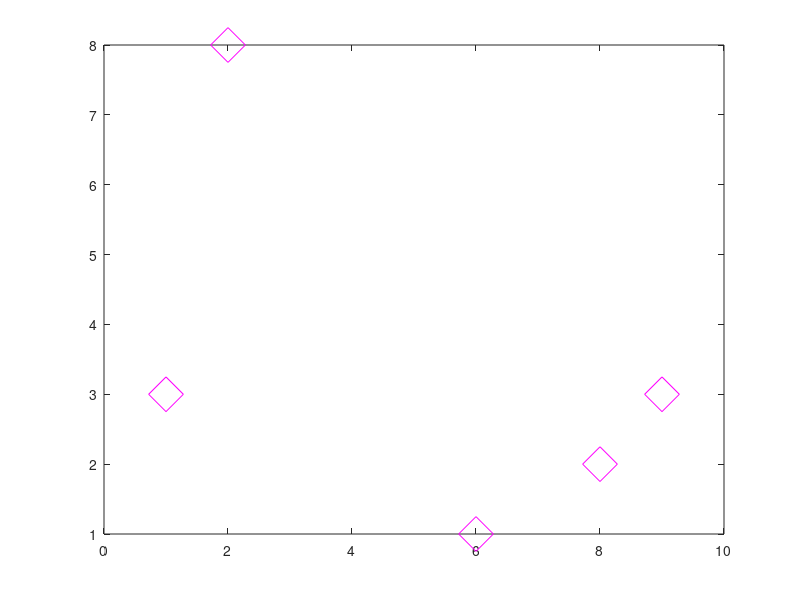

Reproduce this figure in MATLAB.
%% Chapter 8 Review

%% Polynomials & Roots of a Polynomial

%{
f(x) = ax^n + bx^(n - 1) + ... + cx + d with real coefficients and n is the
degree or order of the polynomial (nonnegative):
- in MATLAB, a polynomial is represented with a vector of length n + 1
- the vector must include all coefficients, even the ones that are 0

The value of a polynomial at a point x can be evaluated as:
- polyval(p, x) (x can be a number, vector, or matrix)

r = roots(p) gives us a column vector r with the roots of the polynomial p.
p = poly(r) gives us a row vector p with the polynomial coefficients.
%}

p = [2, -4, -12];
disp(polyval(p, 9));
x = linspace(-5, 7, 200);
y = polyval(p, x);
plot(x, y); % Plotting a polynomial
r = roots(p);
hold on;
plot(r(1), 0, '.', 'MarkerSize', 20);
plot(r(2), 0, '.', 'MarkerSize', 20);

%% Addition, Multiplication, and Division of Polynomials

%{
Addition/Subtraction:
- Add (or subtract) the coefficient vectors. They must be of the same size.
  We do so by padding zeros to the polynomial vector with lower degree.

Multiplication:
- c = conv(a, b) (c is a row vector, a & b can be of different degrees).

Division:
- [q, r] = deconv(u, v) (u is the nominator, v is the denominator)
- q is the quotient polynomial and r is the remainder polynomial
%}

%% Derivatives of Polynomials

%{
k = polyder(p) (Derivative of a single polynomial)
k = polyder(a, b) (Derivative of the product of the polynomials a & b)
[n, d] = polyder(u, v) (Derivative of a quotient of polynomials u & v)
%}

f1 = [3, -2, 4]; f2 = [1, 0, 5];
k = polyder(f1);
disp(k);
P = polyder(f1, f2);
disp(P);
[n, d] = polyder(f1, f2);
disp(n); disp(d);

%% Curve Fitting

%{
Curve fitting or regression analysis: the process of fitting a function so
it lays as closely as possible to a set of data points.

Two ways to fit a polynomial to data points:
- The polynomial must pass through every point
- The polynomial does not need to pass through every point

Polynomials that pass through all data points:
- Given n data points (xi, yi), we can make a polynomial of degree n - 1
  that passes through all n points.

Polynomials that do not need to pass through all data points:
- Most common method: least-squares fit

In MATLAB:
- p = polyfit(x, y, n) (uses the least squares method for the coefficients)
- x is the vector for horizontal coordinates, y is for vertical coordinates
- n is the desired degree of the polynomial:
    - With m data points, n <= m - 1.
    - If n = m - 1, it will go through all the points, but not if n < m - 1
    - A polynomial of degree m - 1 may not necessarily provide the best
      overall fit if it deviates substantially between points
%}

x = [1, 2, 3]; y = [4, 10, 3];
figure(1);
plot(x, y, '.', 'MarkerSize', 20);
xlabel('x'); ylabel('y');
axis([0, 4, 1, 12]);

p1 = polyfit(x, y, 1); % Best-fit Line
xs = 0:0.1:4;
ys1 = polyval(p1, xs);
hold on;
plot(xs, ys1, 'LineWidth', 1);

p2 = polyfit(x, y, 2); % Best-fit Parabola
ys2 = polyval(p2, xs);
plot(xs, ys2, 'LineWidth', 1);
legend('data', 'line', 'parabola');
hold off;

%{
Curve Fitting with Functions that are not Polynomials:
- Power: y = bx^m               ->  p = polyfit(log(x), log(y), 1);
- Exponential: y = be^(mx)      ->  p = polyfit(x, log(y), 1);
- Logarithmic: y = mln(x) + b   ->  p = polyfit(log(x), y, 1);
- Reciprocal: y = 1 / (mx + b)  ->  p = polyfit(x, 1 ./ y, 1);
%}

%% Interpolation

%{
Interpolation: the estimation of values between data points.
Linear interpolation; the process of estimating values between two data
points by connecting points with a straight line and using the value on the
line as the estimated value.

One-dimensional linear interpolation in MATLAB:
- yi = interp1(x, y, xi, 'method'); (x must be monotonic)
- xi is the horizontal coordinate of the interpolation point: scalar/vector
- yi is a scalar or vector with the corresponding interpolated values
- methods: 'nearest', 'linear', 'spline', 'pchip' (or 'cubic)
%}

x = [1, 2, 6, 8, 9]; y = [3, 8, 1, 2, 3];
plot(x, y, '.', 'MarkerSize', 25);

% Find and plot the linear interpolation points
xi = [1.5, 4, 7, 8.5];
yLin = interp1(x, y, xi);
hold on;
plot(xi, yLin, '*m', 'MarkerSize', 10);

% Find and plot the hermite interpolation points
yPch = interp1(x, y, xi, 'pchip');
plot(xi, yPch, 'pb', 'MarkerSize', 10);
hold off;

%% The Basic Fitting Interface

%{
To active this interactive tool:
- Plot data points
- In the Figure Window > Tools > Basic Fitting
%}

x = [1, 2, 6, 8, 9]; y = [3, 8, 1, 2, 3];
plot(x, y, 'dm', 'MarkerSize', 25);
